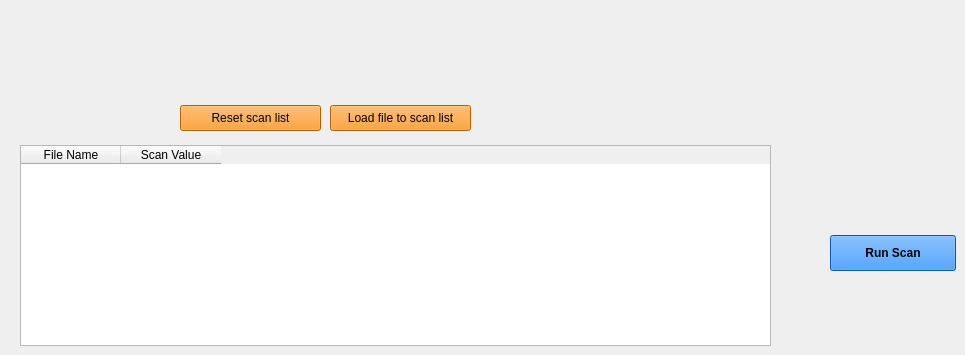
   <widget class="QWidget" name="tab">
    <attribute name="title">
     <string>Run Scan</string>
    </attribute>
    <widget class="QPushButton" name="runScanPB">
     <property name="geometry">
      <rect>
       <x>830</x>
       <y>235</y>
       <width>126</width>
       <height>36</height>
      </rect>
     </property>
     <property name="palette">
      <palette>
       <active>
        <colorrole role="WindowText">
         <brush brushstyle="SolidPattern">
          <color alpha="255">
           <red>0</red>
           <green>0</green>
           <blue>0</blue>
          </color>
         </brush>
        </colorrole>
        <colorrole role="Button">
         <brush brushstyle="SolidPattern">
          <color alpha="255">
           <red>2</red>
           <green>124</green>
           <blue>255</blue>
          </color>
         </brush>
        </colorrole>
        <colorrole role="Light">
         <brush brushstyle="SolidPattern">
          <color alpha="255">
           <red>130</red>
           <green>190</green>
           <blue>255</blue>
          </color>
         </brush>
        </colorrole>
        <colorrole role="Midlight">
         <brush brushstyle="SolidPattern">
          <color alpha="255">
           <red>66</red>
           <green>157</green>
           <blue>255</blue>
          </color>
         </brush>
        </colorrole>
        <colorrole role="Dark">
         <brush brushstyle="SolidPattern">
          <color alpha="255">
           <red>1</red>
           <green>62</green>
           <blue>127</blue>
          </color>
         </brush>
        </colorrole>
        <colorrole role="Mid">
         <brush brushstyle="SolidPattern">
          <color alpha="255">
           <red>1</red>
           <green>82</green>
           <blue>170</blue>
          </color>
         </brush>
        </colorrole>
        <colorrole role="Text">
         <brush brushstyle="SolidPattern">
          <color alpha="255">
           <red>0</red>
           <green>0</green>
           <blue>0</blue>
          </color>
         </brush>
        </colorrole>
        <colorrole role="BrightText">
         <brush brushstyle="SolidPattern">
          <color alpha="255">
           <red>255</red>
           <green>255</green>
           <blue>255</blue>
          </color>
         </brush>
        </colorrole>
        <colorrole role="ButtonText">
         <brush brushstyle="SolidPattern">
          <color alpha="255">
           <red>0</red>
           <green>0</green>
           <blue>0</blue>
          </color>
         </brush>
        </colorrole>
        <colorrole role="Base">
         <brush brushstyle="SolidPattern">
          <color alpha="255">
           <red>255</red>
           <green>255</green>
           <blue>255</blue>
          </color>
         </brush>
        </colorrole>
        <colorrole role="Window">
         <brush brushstyle="SolidPattern">
          <color alpha="255">
           <red>2</red>
           <green>124</green>
           <blue>255</blue>
          </color>
         </brush>
        </colorrole>
        <colorrole role="Shadow">
         <brush brushstyle="SolidPattern">
          <color alpha="255">
           <red>0</red>
           <green>0</green>
           <blue>0</blue>
          </color>
         </brush>
        </colorrole>
        <colorrole role="AlternateBase">
         <brush brushstyle="SolidPattern">
          <color alpha="255">
           <red>128</red>
           <green>189</green>
           <blue>255</blue>
          </color>
         </brush>
        </colorrole>
        <colorrole role="ToolTipBase">
         <brush brushstyle="SolidPattern">
          <color alpha="255">
           <red>255</red>
           <green>255</green>
           <blue>220</blue>
          </color>
         </brush>
        </colorrole>
        <colorrole role="ToolTipText">
         <brush brushstyle="SolidPattern">
          <color alpha="255">
           <red>0</red>
           <green>0</green>
           <blue>0</blue>
          </color>
         </brush>
        </colorrole>
       </active>
       <inactive>
        <colorrole role="WindowText">
         <brush brushstyle="SolidPattern">
          <color alpha="255">
           <red>0</red>
           <green>0</green>
           <blue>0</blue>
          </color>
         </brush>
        </colorrole>
        <colorrole role="Button">
         <brush brushstyle="SolidPattern">
          <color alpha="255">
           <red>2</red>
           <green>124</green>
           <blue>255</blue>
          </color>
         </brush>
        </colorrole>
        <colorrole role="Light">
         <brush brushstyle="SolidPattern">
          <color alpha="255">
           <red>130</red>
           <green>190</green>
           <blue>255</blue>
          </color>
         </brush>
        </colorrole>
        <colorrole role="Midlight">
         <brush brushstyle="SolidPattern">
          <color alpha="255">
           <red>66</red>
           <green>157</green>
           <blue>255</blue>
          </color>
         </brush>
        </colorrole>
        <colorrole role="Dark">
         <brush brushstyle="SolidPattern">
          <color alpha="255">
           <red>1</red>
           <green>62</green>
           <blue>127</blue>
          </color>
         </brush>
        </colorrole>
        <colorrole role="Mid">
         <brush brushstyle="SolidPattern">
          <color alpha="255">
           <red>1</red>
           <green>82</green>
           <blue>170</blue>
          </color>
         </brush>
        </colorrole>
        <colorrole role="Text">
         <brush brushstyle="SolidPattern">
          <color alpha="255">
           <red>0</red>
           <green>0</green>
           <blue>0</blue>
          </color>
         </brush>
        </colorrole>
        <colorrole role="BrightText">
         <brush brushstyle="SolidPattern">
          <color alpha="255">
           <red>255</red>
           <green>255</green>
           <blue>255</blue>
          </color>
         </brush>
        </colorrole>
        <colorrole role="ButtonText">
         <brush brushstyle="SolidPattern">
          <color alpha="255">
           <red>0</red>
           <green>0</green>
           <blue>0</blue>
          </color>
         </brush>
        </colorrole>
        <colorrole role="Base">
         <brush brushstyle="SolidPattern">
          <color alpha="255">
           <red>255</red>
           <green>255</green>
           <blue>255</blue>
          </color>
         </brush>
        </colorrole>
        <colorrole role="Window">
         <brush brushstyle="SolidPattern">
          <color alpha="255">
           <red>2</red>
           <green>124</green>
           <blue>255</blue>
          </color>
         </brush>
        </colorrole>
        <colorrole role="Shadow">
         <brush brushstyle="SolidPattern">
          <color alpha="255">
           <red>0</red>
           <green>0</green>
           <blue>0</blue>
          </color>
         </brush>
        </colorrole>
        <colorrole role="AlternateBase">
         <brush brushstyle="SolidPattern">
          <color alpha="255">
           <red>128</red>
           <green>189</green>
           <blue>255</blue>
          </color>
         </brush>
        </colorrole>
        <colorrole role="ToolTipBase">
         <brush brushstyle="SolidPattern">
          <color alpha="255">
           <red>255</red>
           <green>255</green>
           <blue>220</blue>
          </color>
         </brush>
        </colorrole>
        <colorrole role="ToolTipText">
         <brush brushstyle="SolidPattern">
          <color alpha="255">
           <red>0</red>
           <green>0</green>
           <blue>0</blue>
          </color>
         </brush>
        </colorrole>
       </inactive>
       <disabled>
        <colorrole role="WindowText">
         <brush brushstyle="SolidPattern">
          <color alpha="255">
           <red>1</red>
           <green>62</green>
           <blue>127</blue>
          </color>
         </brush>
        </colorrole>
        <colorrole role="Button">
         <brush brushstyle="SolidPattern">
          <color alpha="255">
           <red>2</red>
           <green>124</green>
           <blue>255</blue>
          </color>
         </brush>
        </colorrole>
        <colorrole role="Light">
         <brush brushstyle="SolidPattern">
          <color alpha="255">
           <red>130</red>
           <green>190</green>
           <blue>255</blue>
          </color>
         </brush>
        </colorrole>
        <colorrole role="Midlight">
         <brush brushstyle="SolidPattern">
          <color alpha="255">
           <red>66</red>
           <green>157</green>
           <blue>255</blue>
          </color>
         </brush>
        </colorrole>
        <colorrole role="Dark">
         <brush brushstyle="SolidPattern">
          <color alpha="255">
           <red>1</red>
           <green>62</green>
           <blue>127</blue>
          </color>
         </brush>
        </colorrole>
        <colorrole role="Mid">
         <brush brushstyle="SolidPattern">
          <color alpha="255">
           <red>1</red>
           <green>82</green>
           <blue>170</blue>
          </color>
         </brush>
        </colorrole>
        <colorrole role="Text">
         <brush brushstyle="SolidPattern">
          <color alpha="255">
           <red>1</red>
           <green>62</green>
           <blue>127</blue>
          </color>
         </brush>
        </colorrole>
        <colorrole role="BrightText">
         <brush brushstyle="SolidPattern">
          <color alpha="255">
           <red>255</red>
           <green>255</green>
           <blue>255</blue>
          </color>
         </brush>
        </colorrole>
        <colorrole role="ButtonText">
         <brush brushstyle="SolidPattern">
          <color alpha="255">
           <red>1</red>
           <green>62</green>
           <blue>127</blue>
          </color>
         </brush>
        </colorrole>
        <colorrole role="Base">
         <brush brushstyle="SolidPattern">
          <color alpha="255">
           <red>2</red>
           <green>124</green>
           <blue>255</blue>
          </color>
         </brush>
        </colorrole>
        <colorrole role="Window">
         <brush brushstyle="SolidPattern">
          <color alpha="255">
           <red>2</red>
           <green>124</green>
           <blue>255</blue>
          </color>
         </brush>
        </colorrole>
        <colorrole role="Shadow">
         <brush brushstyle="SolidPattern">
          <color alpha="255">
           <red>0</red>
           <green>0</green>
           <blue>0</blue>
          </color>
         </brush>
        </colorrole>
        <colorrole role="AlternateBase">
         <brush brushstyle="SolidPattern">
          <color alpha="255">
           <red>2</red>
           <green>124</green>
           <blue>255</blue>
          </color>
         </brush>
        </colorrole>
        <colorrole role="ToolTipBase">
         <brush brushstyle="SolidPattern">
          <color alpha="255">
           <red>255</red>
           <green>255</green>
           <blue>220</blue>
          </color>
         </brush>
        </colorrole>
        <colorrole role="ToolTipText">
         <brush brushstyle="SolidPattern">
          <color alpha="255">
           <red>0</red>
           <green>0</green>
           <blue>0</blue>
          </color>
         </brush>
        </colorrole>
       </disabled>
      </palette>
     </property>
     <property name="font">
      <font>
       <weight>75</weight>
       <bold>true</bold>
      </font>
     </property>
     <property name="text">
      <string>Run Scan</string>
     </property>
    </widget>
    <widget class="QPushButton" name="loadFileToScanListPB">
     <property name="geometry">
      <rect>
       <x>330</x>
       <y>105</y>
       <width>141</width>
       <height>26</height>
      </rect>
     </property>
     <property name="palette">
      <palette>
       <active>
        <colorrole role="WindowText">
         <brush brushstyle="SolidPattern">
          <color alpha="255">
           <red>0</red>
           <green>0</green>
           <blue>0</blue>
          </color>
         </brush>
        </colorrole>
        <colorrole role="Button">
         <brush brushstyle="SolidPattern">
          <color alpha="255">
           <red>255</red>
           <green>137</green>
           <blue>1</blue>
          </color>
         </brush>
        </colorrole>
        <colorrole role="Light">
         <brush brushstyle="SolidPattern">
          <color alpha="255">
           <red>255</red>
           <green>197</green>
           <blue>129</blue>
          </color>
         </brush>
        </colorrole>
        <colorrole role="Midlight">
         <brush brushstyle="SolidPattern">
          <color alpha="255">
           <red>255</red>
           <green>167</green>
           <blue>65</blue>
          </color>
         </brush>
        </colorrole>
        <colorrole role="Dark">
         <brush brushstyle="SolidPattern">
          <color alpha="255">
           <red>127</red>
           <green>68</green>
           <blue>0</blue>
          </color>
         </brush>
        </colorrole>
        <colorrole role="Mid">
         <brush brushstyle="SolidPattern">
          <color alpha="255">
           <red>170</red>
           <green>91</green>
           <blue>0</blue>
          </color>
         </brush>
        </colorrole>
        <colorrole role="Text">
         <brush brushstyle="SolidPattern">
          <color alpha="255">
           <red>0</red>
           <green>0</green>
           <blue>0</blue>
          </color>
         </brush>
        </colorrole>
        <colorrole role="BrightText">
         <brush brushstyle="SolidPattern">
          <color alpha="255">
           <red>255</red>
           <green>255</green>
           <blue>255</blue>
          </color>
         </brush>
        </colorrole>
        <colorrole role="ButtonText">
         <brush brushstyle="SolidPattern">
          <color alpha="255">
           <red>0</red>
           <green>0</green>
           <blue>0</blue>
          </color>
         </brush>
        </colorrole>
        <colorrole role="Base">
         <brush brushstyle="SolidPattern">
          <color alpha="255">
           <red>255</red>
           <green>255</green>
           <blue>255</blue>
          </color>
         </brush>
        </colorrole>
        <colorrole role="Window">
         <brush brushstyle="SolidPattern">
          <color alpha="255">
           <red>255</red>
           <green>137</green>
           <blue>1</blue>
          </color>
         </brush>
        </colorrole>
        <colorrole role="Shadow">
         <brush brushstyle="SolidPattern">
          <color alpha="255">
           <red>0</red>
           <green>0</green>
           <blue>0</blue>
          </color>
         </brush>
        </colorrole>
        <colorrole role="AlternateBase">
         <brush brushstyle="SolidPattern">
          <color alpha="255">
           <red>255</red>
           <green>196</green>
           <blue>128</blue>
          </color>
         </brush>
        </colorrole>
        <colorrole role="ToolTipBase">
         <brush brushstyle="SolidPattern">
          <color alpha="255">
           <red>255</red>
           <green>255</green>
           <blue>220</blue>
          </color>
         </brush>
        </colorrole>
        <colorrole role="ToolTipText">
         <brush brushstyle="SolidPattern">
          <color alpha="255">
           <red>0</red>
           <green>0</green>
           <blue>0</blue>
          </color>
         </brush>
        </colorrole>
       </active>
       <inactive>
        <colorrole role="WindowText">
         <brush brushstyle="SolidPattern">
          <color alpha="255">
           <red>0</red>
           <green>0</green>
           <blue>0</blue>
          </color>
         </brush>
        </colorrole>
        <colorrole role="Button">
         <brush brushstyle="SolidPattern">
          <color alpha="255">
           <red>255</red>
           <green>137</green>
           <blue>1</blue>
          </color>
         </brush>
        </colorrole>
        <colorrole role="Light">
         <brush brushstyle="SolidPattern">
          <color alpha="255">
           <red>255</red>
           <green>197</green>
           <blue>129</blue>
          </color>
         </brush>
        </colorrole>
        <colorrole role="Midlight">
         <brush brushstyle="SolidPattern">
          <color alpha="255">
           <red>255</red>
           <green>167</green>
           <blue>65</blue>
          </color>
         </brush>
        </colorrole>
        <colorrole role="Dark">
         <brush brushstyle="SolidPattern">
          <color alpha="255">
           <red>127</red>
           <green>68</green>
           <blue>0</blue>
          </color>
         </brush>
        </colorrole>
        <colorrole role="Mid">
         <brush brushstyle="SolidPattern">
          <color alpha="255">
           <red>170</red>
           <green>91</green>
           <blue>0</blue>
          </color>
         </brush>
        </colorrole>
        <colorrole role="Text">
         <brush brushstyle="SolidPattern">
          <color alpha="255">
           <red>0</red>
           <green>0</green>
           <blue>0</blue>
          </color>
         </brush>
        </colorrole>
        <colorrole role="BrightText">
         <brush brushstyle="SolidPattern">
          <color alpha="255">
           <red>255</red>
           <green>255</green>
           <blue>255</blue>
          </color>
         </brush>
        </colorrole>
        <colorrole role="ButtonText">
         <brush brushstyle="SolidPattern">
          <color alpha="255">
           <red>0</red>
           <green>0</green>
           <blue>0</blue>
          </color>
         </brush>
        </colorrole>
        <colorrole role="Base">
         <brush brushstyle="SolidPattern">
          <color alpha="255">
           <red>255</red>
           <green>255</green>
           <blue>255</blue>
          </color>
         </brush>
        </colorrole>
        <colorrole role="Window">
         <brush brushstyle="SolidPattern">
          <color alpha="255">
           <red>255</red>
           <green>137</green>
           <blue>1</blue>
          </color>
         </brush>
        </colorrole>
        <colorrole role="Shadow">
         <brush brushstyle="SolidPattern">
          <color alpha="255">
           <red>0</red>
           <green>0</green>
           <blue>0</blue>
          </color>
         </brush>
        </colorrole>
        <colorrole role="AlternateBase">
         <brush brushstyle="SolidPattern">
          <color alpha="255">
           <red>255</red>
           <green>196</green>
           <blue>128</blue>
          </color>
         </brush>
        </colorrole>
        <colorrole role="ToolTipBase">
         <brush brushstyle="SolidPattern">
          <color alpha="255">
           <red>255</red>
           <green>255</green>
           <blue>220</blue>
          </color>
         </brush>
        </colorrole>
        <colorrole role="ToolTipText">
         <brush brushstyle="SolidPattern">
          <color alpha="255">
           <red>0</red>
           <green>0</green>
           <blue>0</blue>
          </color>
         </brush>
        </colorrole>
       </inactive>
       <disabled>
        <colorrole role="WindowText">
         <brush brushstyle="SolidPattern">
          <color alpha="255">
           <red>127</red>
           <green>68</green>
           <blue>0</blue>
          </color>
         </brush>
        </colorrole>
        <colorrole role="Button">
         <brush brushstyle="SolidPattern">
          <color alpha="255">
           <red>255</red>
           <green>137</green>
           <blue>1</blue>
          </color>
         </brush>
        </colorrole>
        <colorrole role="Light">
         <brush brushstyle="SolidPattern">
          <color alpha="255">
           <red>255</red>
           <green>197</green>
           <blue>129</blue>
          </color>
         </brush>
        </colorrole>
        <colorrole role="Midlight">
         <brush brushstyle="SolidPattern">
          <color alpha="255">
           <red>255</red>
           <green>167</green>
           <blue>65</blue>
          </color>
         </brush>
        </colorrole>
        <colorrole role="Dark">
         <brush brushstyle="SolidPattern">
          <color alpha="255">
           <red>127</red>
           <green>68</green>
           <blue>0</blue>
          </color>
         </brush>
        </colorrole>
        <colorrole role="Mid">
         <brush brushstyle="SolidPattern">
          <color alpha="255">
           <red>170</red>
           <green>91</green>
           <blue>0</blue>
          </color>
         </brush>
        </colorrole>
        <colorrole role="Text">
         <brush brushstyle="SolidPattern">
          <color alpha="255">
           <red>127</red>
           <green>68</green>
           <blue>0</blue>
          </color>
         </brush>
        </colorrole>
        <colorrole role="BrightText">
         <brush brushstyle="SolidPattern">
          <color alpha="255">
           <red>255</red>
           <green>255</green>
           <blue>255</blue>
          </color>
         </brush>
        </colorrole>
        <colorrole role="ButtonText">
         <brush brushstyle="SolidPattern">
          <color alpha="255">
           <red>127</red>
           <green>68</green>
           <blue>0</blue>
          </color>
         </brush>
        </colorrole>
        <colorrole role="Base">
         <brush brushstyle="SolidPattern">
          <color alpha="255">
           <red>255</red>
           <green>137</green>
           <blue>1</blue>
          </color>
         </brush>
        </colorrole>
        <colorrole role="Window">
         <brush brushstyle="SolidPattern">
          <color alpha="255">
           <red>255</red>
           <green>137</green>
           <blue>1</blue>
          </color>
         </brush>
        </colorrole>
        <colorrole role="Shadow">
         <brush brushstyle="SolidPattern">
          <color alpha="255">
           <red>0</red>
           <green>0</green>
           <blue>0</blue>
          </color>
         </brush>
        </colorrole>
        <colorrole role="AlternateBase">
         <brush brushstyle="SolidPattern">
          <color alpha="255">
           <red>255</red>
           <green>137</green>
           <blue>1</blue>
          </color>
         </brush>
        </colorrole>
        <colorrole role="ToolTipBase">
         <brush brushstyle="SolidPattern">
          <color alpha="255">
           <red>255</red>
           <green>255</green>
           <blue>220</blue>
          </color>
         </brush>
        </colorrole>
        <colorrole role="ToolTipText">
         <brush brushstyle="SolidPattern">
          <color alpha="255">
           <red>0</red>
           <green>0</green>
           <blue>0</blue>
          </color>
         </brush>
        </colorrole>
       </disabled>
      </palette>
     </property>
     <property name="text">
      <string>Load file to scan list</string>
     </property>
    </widget>
    <widget class="QTableWidget" name="scanListTW">
     <property name="geometry">
      <rect>
       <x>20</x>
       <y>145</y>
       <width>751</width>
       <height>201</height>
      </rect>
     </property>
     <column>
      <property name="text">
       <string>File Name</string>
      </property>
     </column>
     <column>
      <property name="text">
       <string>Scan Value</string>
      </property>
     </column>
    </widget>
    <widget class="QPushButton" name="resetScanListPB">
     <property name="geometry">
      <rect>
       <x>180</x>
       <y>105</y>
       <width>141</width>
       <height>26</height>
      </rect>
     </property>
     <property name="palette">
      <palette>
       <active>
        <colorrole role="WindowText">
         <brush brushstyle="SolidPattern">
          <color alpha="255">
           <red>0</red>
           <green>0</green>
           <blue>0</blue>
          </color>
         </brush>
        </colorrole>
        <colorrole role="Button">
         <brush brushstyle="SolidPattern">
          <color alpha="255">
           <red>255</red>
           <green>137</green>
           <blue>1</blue>
          </color>
         </brush>
        </colorrole>
        <colorrole role="Light">
         <brush brushstyle="SolidPattern">
          <color alpha="255">
           <red>255</red>
           <green>197</green>
           <blue>129</blue>
          </color>
         </brush>
        </colorrole>
        <colorrole role="Midlight">
         <brush brushstyle="SolidPattern">
          <color alpha="255">
           <red>255</red>
           <green>167</green>
           <blue>65</blue>
          </color>
         </brush>
        </colorrole>
        <colorrole role="Dark">
         <brush brushstyle="SolidPattern">
          <color alpha="255">
           <red>127</red>
           <green>68</green>
           <blue>0</blue>
          </color>
         </brush>
        </colorrole>
        <colorrole role="Mid">
         <brush brushstyle="SolidPattern">
          <color alpha="255">
           <red>170</red>
           <green>91</green>
           <blue>0</blue>
          </color>
         </brush>
        </colorrole>
        <colorrole role="Text">
         <brush brushstyle="SolidPattern">
          <color alpha="255">
           <red>0</red>
           <green>0</green>
           <blue>0</blue>
          </color>
         </brush>
        </colorrole>
        <colorrole role="BrightText">
         <brush brushstyle="SolidPattern">
          <color alpha="255">
           <red>255</red>
           <green>255</green>
           <blue>255</blue>
          </color>
         </brush>
        </colorrole>
        <colorrole role="ButtonText">
         <brush brushstyle="SolidPattern">
          <color alpha="255">
           <red>0</red>
           <green>0</green>
           <blue>0</blue>
          </color>
         </brush>
        </colorrole>
        <colorrole role="Base">
         <brush brushstyle="SolidPattern">
          <color alpha="255">
           <red>255</red>
           <green>255</green>
           <blue>255</blue>
          </color>
         </brush>
        </colorrole>
        <colorrole role="Window">
         <brush brushstyle="SolidPattern">
          <color alpha="255">
           <red>255</red>
           <green>137</green>
           <blue>1</blue>
          </color>
         </brush>
        </colorrole>
        <colorrole role="Shadow">
         <brush brushstyle="SolidPattern">
          <color alpha="255">
           <red>0</red>
           <green>0</green>
           <blue>0</blue>
          </color>
         </brush>
        </colorrole>
        <colorrole role="AlternateBase">
         <brush brushstyle="SolidPattern">
          <color alpha="255">
           <red>255</red>
           <green>196</green>
           <blue>128</blue>
          </color>
         </brush>
        </colorrole>
        <colorrole role="ToolTipBase">
         <brush brushstyle="SolidPattern">
          <color alpha="255">
           <red>255</red>
           <green>255</green>
           <blue>220</blue>
          </color>
         </brush>
        </colorrole>
        <colorrole role="ToolTipText">
         <brush brushstyle="SolidPattern">
          <color alpha="255">
           <red>0</red>
           <green>0</green>
           <blue>0</blue>
          </color>
         </brush>
        </colorrole>
       </active>
       <inactive>
        <colorrole role="WindowText">
         <brush brushstyle="SolidPattern">
          <color alpha="255">
           <red>0</red>
           <green>0</green>
           <blue>0</blue>
          </color>
         </brush>
        </colorrole>
        <colorrole role="Button">
         <brush brushstyle="SolidPattern">
          <color alpha="255">
           <red>255</red>
           <green>137</green>
           <blue>1</blue>
          </color>
         </brush>
        </colorrole>
        <colorrole role="Light">
         <brush brushstyle="SolidPattern">
          <color alpha="255">
           <red>255</red>
           <green>197</green>
           <blue>129</blue>
          </color>
         </brush>
        </colorrole>
        <colorrole role="Midlight">
         <brush brushstyle="SolidPattern">
          <color alpha="255">
           <red>255</red>
           <green>167</green>
           <blue>65</blue>
          </color>
         </brush>
        </colorrole>
        <colorrole role="Dark">
         <brush brushstyle="SolidPattern">
          <color alpha="255">
           <red>127</red>
           <green>68</green>
           <blue>0</blue>
          </color>
         </brush>
        </colorrole>
        <colorrole role="Mid">
         <brush brushstyle="SolidPattern">
          <color alpha="255">
           <red>170</red>
           <green>91</green>
           <blue>0</blue>
          </color>
         </brush>
        </colorrole>
        <colorrole role="Text">
         <brush brushstyle="SolidPattern">
          <color alpha="255">
           <red>0</red>
           <green>0</green>
           <blue>0</blue>
          </color>
         </brush>
        </colorrole>
        <colorrole role="BrightText">
         <brush brushstyle="SolidPattern">
          <color alpha="255">
           <red>255</red>
           <green>255</green>
           <blue>255</blue>
          </color>
         </brush>
        </colorrole>
        <colorrole role="ButtonText">
         <brush brushstyle="SolidPattern">
          <color alpha="255">
           <red>0</red>
           <green>0</green>
           <blue>0</blue>
          </color>
         </brush>
        </colorrole>
        <colorrole role="Base">
         <brush brushstyle="SolidPattern">
          <color alpha="255">
           <red>255</red>
           <green>255</green>
           <blue>255</blue>
          </color>
         </brush>
        </colorrole>
        <colorrole role="Window">
         <brush brushstyle="SolidPattern">
          <color alpha="255">
           <red>255</red>
           <green>137</green>
           <blue>1</blue>
          </color>
         </brush>
        </colorrole>
        <colorrole role="Shadow">
         <brush brushstyle="SolidPattern">
          <color alpha="255">
           <red>0</red>
           <green>0</green>
           <blue>0</blue>
          </color>
         </brush>
        </colorrole>
        <colorrole role="AlternateBase">
         <brush brushstyle="SolidPattern">
          <color alpha="255">
           <red>255</red>
           <green>196</green>
           <blue>128</blue>
          </color>
         </brush>
        </colorrole>
        <colorrole role="ToolTipBase">
         <brush brushstyle="SolidPattern">
          <color alpha="255">
           <red>255</red>
           <green>255</green>
           <blue>220</blue>
          </color>
         </brush>
        </colorrole>
        <colorrole role="ToolTipText">
         <brush brushstyle="SolidPattern">
          <color alpha="255">
           <red>0</red>
           <green>0</green>
           <blue>0</blue>
          </color>
         </brush>
        </colorrole>
       </inactive>
       <disabled>
        <colorrole role="WindowText">
         <brush brushstyle="SolidPattern">
          <color alpha="255">
           <red>127</red>
           <green>68</green>
           <blue>0</blue>
          </color>
         </brush>
        </colorrole>
        <colorrole role="Button">
         <brush brushstyle="SolidPattern">
          <color alpha="255">
           <red>255</red>
           <green>137</green>
           <blue>1</blue>
          </color>
         </brush>
        </colorrole>
        <colorrole role="Light">
         <brush brushstyle="SolidPattern">
          <color alpha="255">
           <red>255</red>
           <green>197</green>
           <blue>129</blue>
          </color>
         </brush>
        </colorrole>
        <colorrole role="Midlight">
         <brush brushstyle="SolidPattern">
          <color alpha="255">
           <red>255</red>
           <green>167</green>
           <blue>65</blue>
          </color>
         </brush>
        </colorrole>
        <colorrole role="Dark">
         <brush brushstyle="SolidPattern">
          <color alpha="255">
           <red>127</red>
           <green>68</green>
           <blue>0</blue>
          </color>
         </brush>
        </colorrole>
        <colorrole role="Mid">
         <brush brushstyle="SolidPattern">
          <color alpha="255">
           <red>170</red>
           <green>91</green>
           <blue>0</blue>
          </color>
         </brush>
        </colorrole>
        <colorrole role="Text">
         <brush brushstyle="SolidPattern">
          <color alpha="255">
           <red>127</red>
           <green>68</green>
           <blue>0</blue>
          </color>
         </brush>
        </colorrole>
        <colorrole role="BrightText">
         <brush brushstyle="SolidPattern">
          <color alpha="255">
           <red>255</red>
           <green>255</green>
           <blue>255</blue>
          </color>
         </brush>
        </colorrole>
        <colorrole role="ButtonText">
         <brush brushstyle="SolidPattern">
          <color alpha="255">
           <red>127</red>
           <green>68</green>
           <blue>0</blue>
          </color>
         </brush>
        </colorrole>
        <colorrole role="Base">
         <brush brushstyle="SolidPattern">
          <color alpha="255">
           <red>255</red>
           <green>137</green>
           <blue>1</blue>
          </color>
         </brush>
        </colorrole>
        <colorrole role="Window">
         <brush brushstyle="SolidPattern">
          <color alpha="255">
           <red>255</red>
           <green>137</green>
           <blue>1</blue>
          </color>
         </brush>
        </colorrole>
        <colorrole role="Shadow">
         <brush brushstyle="SolidPattern">
          <color alpha="255">
           <red>0</red>
           <green>0</green>
           <blue>0</blue>
          </color>
         </brush>
        </colorrole>
        <colorrole role="AlternateBase">
         <brush brushstyle="SolidPattern">
          <color alpha="255">
           <red>255</red>
           <green>137</green>
           <blue>1</blue>
          </color>
         </brush>
        </colorrole>
        <colorrole role="ToolTipBase">
         <brush brushstyle="SolidPattern">
          <color alpha="255">
           <red>255</red>
           <green>255</green>
           <blue>220</blue>
          </color>
         </brush>
        </colorrole>
        <colorrole role="ToolTipText">
         <brush brushstyle="SolidPattern">
          <color alpha="255">
           <red>0</red>
           <green>0</green>
           <blue>0</blue>
          </color>
         </brush>
        </colorrole>
       </disabled>
      </palette>
     </property>
     <property name="text">
      <string>Reset scan list</string>
     </property>
    </widget>
   </widget>
